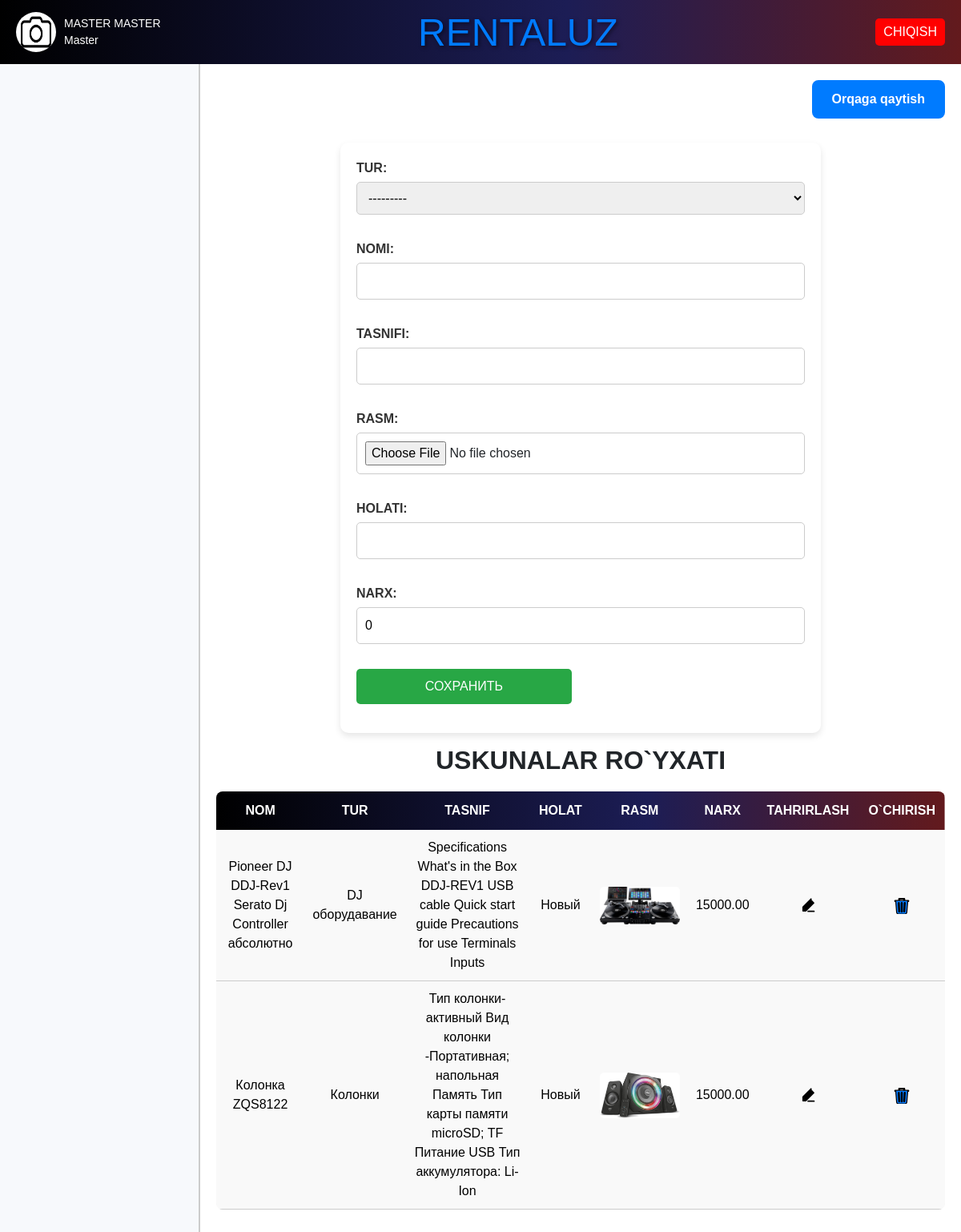
The page /qurilma/qush/ (signed in) on the database its author committed.
### rental/models.py (models this page shows, shortened)
class CustomUser(AbstractUser):
    rasm=models.ImageField(default='static/img/default.jpg')
    ism = models.CharField(max_length=255)
    familiya = models.CharField(max_length=255)
    lavozimi = models.CharField(max_length=255)
    username = models.CharField(max_length=255, unique=True)
    password = models.CharField(max_length=255)
    is_staff = models.BooleanField(default=False)
    is_active = models.BooleanField(default=True)

class Turlar(models.Model):
    nomi = models.CharField(max_length=255)
    def __str__(self):
        return self.nomi

class Qurilmalar(models.Model):
    tur = models.ForeignKey(Turlar, on_delete=models.CASCADE)
    nomi = models.CharField(max_length=255)
    tasnif = models.CharField(max_length=255)
    rasmi = models.ImageField(default='static/img/default.jpg')
    holati = models.CharField(max_length=255)
    narxi =  models.DecimalField(max_digits=10, decimal_places=2 ,default=0)

### rental/views.py (the view, shortened to what this page needs)
# urls.py: path('qurilma/qush/',QurilmaQushView.as_view(),name='qurilma_qush'),
class QurilmaQushView(LoginRequiredMixin,View):
    def get(self, request):
        qurilma_form = QurilmaForm()
        qurilmalar = Qurilmalar.objects.all()
        return render(request, 'qurilmalar.html', {'form': qurilma_form, 'qurilmalar': qurilmalar})

### rental/forms.py
class QurilmaForm(forms.ModelForm):
    class Meta:
        model=Qurilmalar
        fields=['tur','nomi','tasnif','rasmi','holati','narxi']
        labels={
            'tur':'TUR',
            'nomi':'NOMI',
            'tasnif':'TASNIFI',
            'rasmi':'RASM',
            'holati':'HOLATI',
            'narxi':'NARX'
        }

### templates/qurilmalar.html (shortened to what this page needs)
{% extends 'home.html' %}
{% block content %}
<html lang="en">
<head>
</head>
<body>
    {% if request.path == "/qurilma/qush/" %}
    <div class="button-container">
        <a href="{% url 'qurilmalar' %}">Orqaga qaytish</a>
    </div>
    {% endif %}
    {% if request.path == "/qurilma/qush/" %}
    <div class="form-container">
        <form method="post" enctype="multipart/form-data">
            {{ form.as_p }}
            <button type="submit" class="btn-form1">СОХРАНИТЬ</button>
        </form>
    </div>
    {% endif %}
    <h2>Uskunalar ro`yxati</h2>
    <table>
        <thead>
            <tr>
                <th>Nom</th>
                <th>Tur</th>
                <th>Tasnif</th>
                <th>Holat</th>
                <th>Rasm</th>
                <th>Narx</th>
                <th>Tahrirlash</th>
                <th>O`chirish</th>
            </tr>
        </thead>
        <tbody>
            {% for qurilma in qurilmalar %}
            <tr>
                <td>{{ qurilma.nomi }}</td>
                <td>{{ qurilma.tur }}</td>
                <td>{{ qurilma.tasnif }}</td>
                <td>{{ qurilma.holati }}</td>
                <td><img src="{{ qurilma.rasmi.url }}" alt="{{ qurilma.nomi }}"></td>
                <td>{{ qurilma.narxi }}</td>
                <td>
                    <a href="{% url 'qurilma_edit' qurilma.pk %}">
                    </a>
                </td>
                <td>
                    <a href="{% url 'qurilma_delete' qurilma.pk %}">
                    </a>
                </td>
            </tr>
            {% endfor %}
        </tbody>
    </table>
    {% endblock %}

### templates/home.html (shortened to what this page needs)
<!DOCTYPE html>
<html lang="en">
{% load static %}
<head>
    <link rel="stylesheet" href="https://stackpath.bootstrapcdn.com/bootstrap/4.5.2/css/bootstrap.min.css">
    <link rel="stylesheet" href="https://cdnjs.cloudflare.com/ajax/libs/font-awesome/5.15.4/css/all.min.css">
    <link rel="stylesheet" href="{% static 'css/styles.css' %}">
    <link rel="stylesheet" href="https://code.jquery.com/ui/1.12.1/themes/base/jquery-ui.css">
</head>
<body>
    <div class="header">
        <div class="profile-info" onclick="openModal()">
            <img src="{{ request.user.rasm.url }}" alt="Profile Picture" class="profile-pic">
            <div class="profile-details">
                <span>{{ request.user.ism }} {{ request.user.familiya }}</span><br>
                <span>{{ request.user.lavozimi }}</span>
            </div>
        </div>
        <div class="logo">
            <div class="text"><a href="{% url 'home' %}" style="text-decoration: none;">RENTALUZ</a></div>
        </div>
        <div>
            <button class="logout" onclick="window.location.href='{% url 'logout' %}'">CHIQISH</button>
        </div>
    </div>
    <div class="layout">
        <nav class="menu" id="sidebar">
        </nav>
        <main class="main-content">
            {% block content %}{% endblock %}
        </main>
    </div>
    <link rel="stylesheet" href="https://code.jquery.com/ui/1.12.1/themes/base/jquery-ui.css">
</body>
</html>

### static/css/styles.css (style rules this page uses)
body { font-family: Arial, sans-serif; margin: 0; padding: 0; background-color: #f7f9fc; }
.header { background: linear-gradient(90deg, rgba(0, 0, 0, 1) 0%, rgba(28, 29, 85, 1) 59%, rgba(99, 26, 29, 1) 100%); color: #fff; display: flex; justify-content: space-between; align-items: center; padding: 20px 0; }
.header .profile-info { display: flex; align-items: center; cursor: pointer; }
.header img { border-radius: 50%; width: 50px; height: 50px; margin-right: 10px; }
.header .profile-details { color: #fff; font-size: 14px; }
.header .logo { width: 300px; height: 80px; overflow: hidden; position: relative; }
.text { color: white; font-size: 40px; text-align: center; padding: 5px; white-space: normal; max-width: 90%; cursor: context-menu; }
.header .logout { background-color: #f00; color: #fff; padding: 5px 10px; border: none; border-radius: 5px; cursor: pointer; }
.layout { display: flex; height: calc(100vh - 50px); }
.menu { width: 250px; border-right: 2px solid #ccc; position: relative; overflow-y: auto; transition: width 0.3s ease; }
.main-content { flex: 1; padding: 20px; background-color: #fff; overflow-y: auto; transition: margin-left 0.3s ease; }

### templates/home.html (style rules this page uses)
body { font-family: Arial, sans-serif; margin: 0; padding: 0; background-color: #f7f9fc; }
.header { background: linear-gradient(90deg, rgba(0, 0, 0, 1) 0%, rgba(28, 29, 85, 1) 59%, rgba(99, 26, 29, 1) 100%); color: #fff; display: flex; justify-content: space-between; align-items: center; padding: 0px 20px; }
.header .profile-info { display: flex; align-items: center; cursor: pointer; }
.header img { border-radius: 50%; width: 50px; height: 50px; margin-right: 10px; }
.header .logo { width: 300px; height: 80px; position: relative; }
.header .logo div { position: absolute; top: 50%; left: 50%; transform: translate(-50%, -50%); width: auto; height: 100%; object-fit: cover; border-radius: 5px; text-align: center; font-size: 3em; background: linear-gradient(90deg, rgba(0, 0, 0, 1) 0%, rgba(28, 29, 85, 1) 59%, rgba(99, 26, 29, 1) 100%); -webkit-background-clip: text; color: transparent; text-shadow: 2px 2px 5px rgba(0, 0, 0, 0.5); }
.header .logout { background-color: #f00; color: #fff; padding: 5px 10px; border: none; border-radius: 5px; cursor: pointer; }
.layout { display: flex; height: calc(100vh - 50px); }
.menu { width: 250px; border-right: 2px solid #ccc; position: relative; overflow-y: auto; transition: width 0.3s ease; }
.main-content { flex: 1; padding: 20px; background-color: #fff; overflow-y: auto; transition: margin-left 0.3s ease; }

### templates/qurilmalar.html (style rules this page uses)
.button-container { display: flex; justify-content: end; margin-bottom: 30px; }
.button-container a { padding: 12px 25px; text-decoration: none; background-color: #007BFF; color: #fff; border-radius: 8px; font-weight: bold; text-align: center; transition: background-color 0.3s; }
table { width: 100%; border-collapse: collapse; margin: 20px 0; font-size: 16px; background-color: #f9f9f9; border-radius: 8px; overflow: hidden; }
thead tr { background: linear-gradient(90deg, rgba(0, 0, 0, 1) 0%, rgba(28, 29, 85, 1) 59%, rgba(99, 26, 29, 1) 100%); color: white; text-transform: uppercase; }
thead tr th { padding: 12px; text-align: center; }
tbody tr { background-color: #f9f9f9; color: #000; }
tbody td { padding: 10px; text-align: center; border-bottom: 1px solid #ccc; }
tbody img { max-width: 100px; max-height: 75px; object-fit: cover; border-radius: 5px; }
.edit-icon, .bi-trash3-fill { width: 20px; height: 20px; cursor: pointer; transition: fill 0.3s; }
.form-container { background-color: #fff; padding: 20px; margin: 15px auto; border-radius: 10px; box-shadow: 0 4px 8px rgba(0, 0, 0, 0.1); max-width: 600px; }
.form-container form { display: flex; flex-direction: column; }
.form-container label { margin-bottom: 5px; font-weight: bold; color: #333; }
.form-container input, .form-container select { margin-bottom: 15px; padding: 10px; font-size: 1em; border: 1px solid #ccc; border-radius: 5px; width: 100%; box-sizing: border-box; }
.form-container button { background-color: #28a745; color: white; padding: 10px 20px; border: none; border-radius: 5px; font-size: 1em; cursor: pointer; width: 48%; transition: background-color 0.3s; }
h2 { text-align: center; font-weight: bold; text-transform: uppercase; }

### rows shown on the page
CustomUser: user.rasm (placeholder picture), user.ism "MASTER", user.familiya "MASTER", user.lavozimi "Master"
Qurilmalar: nomi "Pioneer DJ DDJ-Rev1 Serato Dj Controller абсолютно", tur "DJ оборудавание", tasnif "Specifications What's in the Box DDJ-REV1 USB cable Quick start guide Precautions for use Terminals Inputs", holati "Новый", rasmi (picture), narxi "15000.00"
Qurilmalar: nomi "Колонка ZQS8122", tur "Колонки", tasnif "Тип колонки- активный Вид колонки -Портативная; напольная Память Тип карты памяти microSD; TF Питание USB Тип аккумулятора: Li-Ion", holati "Новый", rasmi (picture), narxi "15000.00"
